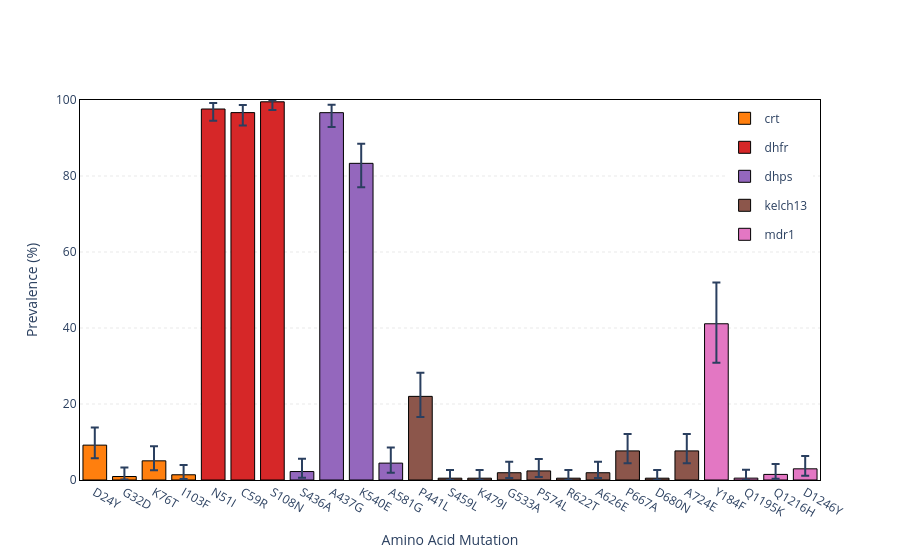

Notebook cell for this chart:
### Markdown cell above
### Prevalence

### Code cell
generate_prevalence_barchart(
    analysis_df=analysis_df,
    genes=resistance_genes,
    show_legend=True
)

### Figure 1 — Plotly figure (JSON) as saved in the notebook; plotly's stock layout.template omitted (floating-point values rounded to 4 significant figures)
{"data": [{"customdata": [[218, 218, 20], [218, 218, 2], [218, 218, 11], [218, 218, 3]], "error_y": {"array": [4.639, 2.357, 3.803, 2.593], "arrayminus": [3.48, 0.8061, 2.5, 1.091], "type": "data"}, "hovertemplate": "%{y:0.1f}% (%{customdata[2]}/%{customdata[1]})", "legendgroup": "crt", "marker": {"color": "#ff7f0e", "line": {"color": "black", "width": 1}}, "name": "crt", "showlegend": true, "type": "bar", "x": ["D24Y", "G32D", "K76T", "I103F"], "y": [9.174, 0.9174, 5.046, 1.376]}, {"customdata": [[211, 211, 206], [211, 211, 204], [211, 211, 210]], "error_y": {"array": [1.596, 1.974, 0.4619], "arrayminus": [3.073, 3.398, 2.138], "type": "data"}, "hovertemplate": "%{y:0.1f}% (%{customdata[2]}/%{customdata[1]})", "legendgroup": "dhfr", "marker": {"color": "#d62728", "line": {"color": "black", "width": 1}}, "name": "dhfr", "showlegend": true, "type": "bar", "x": ["N51I", "C59R", "S108N"], "y": [97.63, 96.68, 99.53]}, {"customdata": [[180, 180, 4], [180, 180, 174], [180, 180, 150], [180, 180, 8]], "error_y": {"array": [3.37, 2.1, 5.13, 4.125], "arrayminus": [1.613, 3.78, 6.263, 2.506], "type": "data"}, "hovertemplate": "%{y:0.1f}% (%{customdata[2]}/%{customdata[1]})", "legendgroup": "dhps", "marker": {"color": "#9467bd", "line": {"color": "black", "width": 1}}, "name": "dhps", "showlegend": true, "type": "bar", "x": ["S436A", "A437G", "K540E", "A581G"], "y": [2.222, 96.67, 83.33, 4.444]}, {"customdata": [[209, 209, 46], [209, 209, 1], [209, 209, 1], [209, 209, 4], [209, 209, 5], [209, 209, 1], [209, 209, 4], [209, 209, 16], [209, 209, 1], [209, 209, 16]], "error_y": {"array": [6.234, 2.158, 2.158, 2.914, 3.102, 2.158, 2.914, 4.479, 2.158, 4.479], "arrayminus": [5.422, 0.4664, 0.4664, 1.39, 1.611, 0.4664, 1.39, 3.217, 0.4664, 3.217], "type": "data"}, "hovertemplate": "%{y:0.1f}% (%{customdata[2]}/%{customdata[1]})", "legendgroup": "kelch13", "marker": {"color": "#8c564b", "line": {"color": "black", "width": 1}}, "name": "kelch13", "showlegend": true, "type": "bar", "x": ["P441L", "S459L", "K479I", "G533A", "P574L", "R622T", "A626E", "P667A", "D680N", "A724E"], "y": [22.01, 0.4785, 0.4785, 1.914, 2.392, 0.4785, 1.914, 7.656, 0.4785, 7.656]}, {"customdata": [[90, 90, 37], [204, 204, 1], [204, 204, 3], [204, 204, 6]], "error_y": {"array": [10.87, 2.211, 2.767, 3.35], "arrayminus": [10.27, 0.4778, 1.166, 1.854], "type": "data"}, "hovertemplate": "%{y:0.1f}% (%{customdata[2]}/%{customdata[1]})", "legendgroup": "mdr1", "marker": {"color": "#e377c3", "line": {"color": "black", "width": 1}}, "name": "mdr1", "showlegend": true, "type": "bar", "x": ["Y184F", "Q1195K", "Q1216H", "D1246Y"], "y": [41.11, 0.4902, 1.471, 2.941]}], "layout": {"barmode": "group", "hovermode": "x unified", "legend": {"orientation": "v", "x": 0.99, "xanchor": "right", "y": 0.99, "yanchor": "top"}, "plot_bgcolor": "rgba(0,0,0,0)", "showlegend": true, "xaxis": {"linecolor": "black", "linewidth": 1, "mirror": true, "showline": true, "title": {"text": "Amino Acid Mutation"}}, "yaxis": {"gridcolor": "lightgray", "griddash": "dot", "gridwidth": 0.5, "linecolor": "black", "linewidth": 1, "mirror": true, "range": [0, 100], "showgrid": true, "showline": true, "title": {"text": "Prevalence (%)"}}}}
